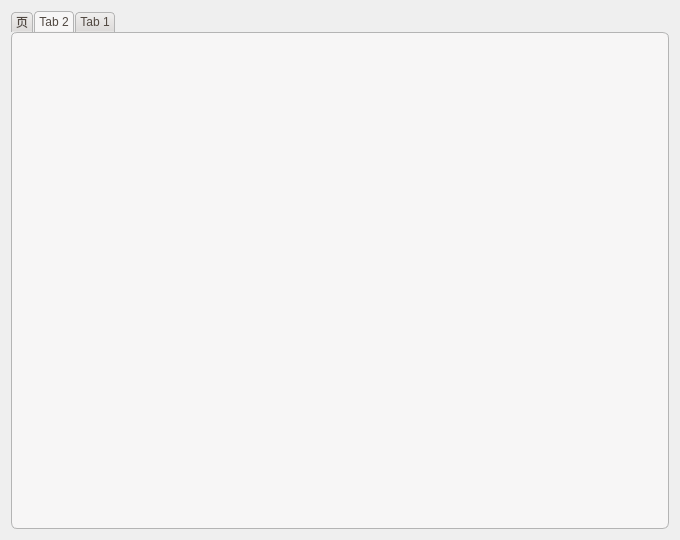
<?xml version="1.0" encoding="UTF-8"?>
<ui version="4.0">
 <class>MainWindow</class>
 <widget class="QWidget" name="MainWindow">
  <property name="geometry">
   <rect>
    <x>0</x>
    <y>0</y>
    <width>680</width>
    <height>540</height>
   </rect>
  </property>
  <property name="minimumSize">
   <size>
    <width>680</width>
    <height>540</height>
   </size>
  </property>
  <property name="maximumSize">
   <size>
    <width>680</width>
    <height>540</height>
   </size>
  </property>
  <property name="windowTitle">
   <string>Form</string>
  </property>
  <property name="styleSheet">
   <string notr="true">
QMainWindow {
	background-color:#f0f0f0;
}
QCheckBox {
	padding:2px;
}
QCheckBox:hover {
	border-radius:4px;
	border-style:solid;
	border-width:1px;
	padding-left: 1px;
	padding-right: 1px;
	padding-bottom: 1px;
	padding-top: 1px;
	border-color: rgb(255,150,60);
	background-color:qlineargradient(spread:pad, x1:0.5, y1:1, x2:0.5, y2:0, stop:0 rgba(190, 90, 50, 50), stop:1 rgba(250, 130, 40, 50));
}
QCheckBox::indicator:checked {
	border-radius:4px;
	border-style:solid;
	border-width:1px;
	border-color: rgb(246, 134, 86);
  	background-color:rgb(246, 134, 86)
}
QCheckBox::indicator:unchecked {
	border-radius:4px;
	border-style:solid;
	border-width:1px;
	border-color:rgb(246, 134, 86);
  	background-color:rgb(255,255,255);
}
QColorDialog {
	background-color:#f0f0f0;
}
QComboBox {
	color:rgb(81,72,65);
	background: #ffffff;
}
QComboBox:editable {
	background: #ffffff;
	color: rgb(81,72,65);
	selection-color:rgb(81,72,65);
	selection-background-color: #ffffff;
}
QComboBox QAbstractItemView {
	color:rgb(81,72,65);	
	background: #ffffff;
	selection-color: #ffffff;
	selection-background-color: rgb(246, 134, 86);
}
QComboBox:!editable:on, QComboBox::drop-down:editable:on {
	color:  #1e1d23;	
	background: #ffffff;
}
QDateTimeEdit {
	color:rgb(81,72,65);
	background-color: #ffffff;
}
QDateEdit {
	color:rgb(81,72,65);
	background-color: #ffffff;
}
QDialog {
	background-color:#f0f0f0;
}
QDoubleSpinBox {
	color:rgb(81,72,65);
	background-color: #ffffff;
}
QFontComboBox {
	color:rgb(81,72,65);
	background-color: #ffffff;
}
QLabel {
	color:rgb(17,17,17);
}
QLineEdit {
	background-color:rgb(255,255,255);
	selection-background-color:rgb(236,116,64);
	color:rgb(17,17,17);
}
QMenuBar {
	color:rgb(223,219,210);
	background-color:rgb(65,64,59);
}
QMenuBar::item {
	padding-top:4px;
	padding-left:4px;
	padding-right:4px;
	color:rgb(223,219,210);
	background-color:rgb(65,64,59);
}
QMenuBar::item:selected {
	color:rgb(255,255,255);
	padding-top:2px;
	padding-left:2px;
	padding-right:2px;
	border-top-width:2px;
	border-left-width:2px;
	border-right-width:2px;
	border-top-right-radius:4px;
	border-top-left-radius:4px;
	border-style:solid;
	background-color:rgb(65,64,59);
	border-top-color: rgb(47,47,44);
	border-right-color: qlineargradient(spread:pad, x1:0, y1:1, x2:1, y2:0, stop:0 rgba(90, 87, 78, 255), stop:1 rgba(47,47,44, 255));
	border-left-color:  qlineargradient(spread:pad, x1:1, y1:0, x2:0, y2:0, stop:0 rgba(90, 87, 78, 255), stop:1 rgba(47,47,44, 255));
}
QMenu {
	color:rgb(223,219,210);
	background-color:rgb(65,64,59);
}
QMenu::item {
	color:rgb(223,219,210);
	padding-left:20px;
	padding-top:4px;
	padding-bottom:4px;
	padding-right:10px;
}
QMenu::item:selected {
	color:rgb(255,255,255);
	background-color: qlineargradient(spread:pad, x1:0.5, y1:1, x2:0.5, y2:0, stop:0 rgba(225, 108, 54, 255), stop:1 rgba(246, 134, 86, 255));
	border-style:solid;
	border-width:3px;
	padding-left:17px;
	padding-top:4px;
	padding-bottom:4px;
	padding-right:7px;
	border-bottom-color:qlineargradient(spread:pad, x1:0.5, y1:1, x2:0.5, y2:0, stop:0 rgba(175,85,48,255), stop:1 rgba(236,114,67, 255));
	border-top-color:qlineargradient(spread:pad, x1:0.5, y1:1, x2:0.5, y2:0, stop:0 rgba(253,156,113,255), stop:1 rgba(205,90,46, 255));
	border-right-color:qlineargradient(spread:pad, x1:0, y1:0.5, x2:1, y2:0.5, stop:0 rgba(253,156,113,255), stop:1 rgba(205,90,46, 255));
	border-left-color:qlineargradient(spread:pad, x1:1, y1:0.5, x2:0, y2:0.5, stop:0 rgba(253,156,113,255), stop:1 rgba(205,90,46, 255));
}
QPlainTextEdit {
	border-width: 1px;
	border-style: solid;
	border-color:transparent;
	color:rgb(17,17,17);
	selection-background-color:rgb(236,116,64);
}
QProgressBar {
	text-align: center;
	color: rgb(0, 0, 0);
	border-width: 1px; 
	border-radius: 10px;
	border-style: inset;
	border-color: rgb(150,150,150);
	background-color:rgb(221,221,219);
}
QProgressBar::chunk:horizontal {
	background-color: qlineargradient(spread:pad, x1:0.5, y1:1, x2:0.5, y2:0, stop:0 rgba(225, 108, 54, 255), stop:1 rgba(246, 134, 86, 255));
	border-style: solid;
	border-radius:8px;
	border-width:1px;
	border-bottom-color:qlineargradient(spread:pad, x1:0.5, y1:1, x2:0.5, y2:0, stop:0 rgba(175,85,48,255), stop:1 rgba(236,114,67, 255));
	border-top-color:qlineargradient(spread:pad, x1:0.5, y1:1, x2:0.5, y2:0, stop:0 rgba(253,156,113,255), stop:1 rgba(205,90,46, 255));
	border-right-color:qlineargradient(spread:pad, x1:0, y1:0.5, x2:1, y2:0.5, stop:0 rgba(253,156,113,255), stop:1 rgba(205,90,46, 255));
	border-left-color:qlineargradient(spread:pad, x1:1, y1:0.5, x2:0, y2:0.5, stop:0 rgba(253,156,113,255), stop:1 rgba(205,90,46, 255));
}
QPushButton{
	color:rgb(17,17,17);
	border-width: 1px;
	border-radius: 6px;
	border-bottom-color: rgb(150,150,150);
	border-right-color: rgb(165,165,165);
	border-left-color: rgb(165,165,165);
	border-top-color: rgb(180,180,180);
	border-style: solid;
	padding: 4px;
	background-color: qlineargradient(spread:pad, x1:0.5, y1:1, x2:0.5, y2:0, stop:0 rgba(220, 220, 220, 255), stop:1 rgba(255, 255, 255, 255));
}
QPushButton:hover{
	color:rgb(17,17,17);
	border-width: 1px;
	border-radius:6px;
	border-top-color: rgb(255,150,60);
	border-right-color: qlineargradient(spread:pad, x1:0, y1:1, x2:1, y2:0, stop:0 rgba(200, 70, 20, 255), stop:1 rgba(255,150,60, 255));
	border-left-color:  qlineargradient(spread:pad, x1:1, y1:0, x2:0, y2:0, stop:0 rgba(200, 70, 20, 255), stop:1 rgba(255,150,60, 255));
	border-bottom-color: rgb(200,70,20);
	border-style: solid;
	padding: 2px;
	background-color: qlineargradient(spread:pad, x1:0.5, y1:1, x2:0.5, y2:0, stop:0 rgba(220, 220, 220, 255), stop:1 rgba(255, 255, 255, 255));
}
QPushButton:default{
	color:rgb(17,17,17);
	border-width: 1px;
	border-radius:6px;
	border-top-color: rgb(255,150,60);
	border-right-color: qlineargradient(spread:pad, x1:0, y1:1, x2:1, y2:0, stop:0 rgba(200, 70, 20, 255), stop:1 rgba(255,150,60, 255));
	border-left-color:  qlineargradient(spread:pad, x1:1, y1:0, x2:0, y2:0, stop:0 rgba(200, 70, 20, 255), stop:1 rgba(255,150,60, 255));
	border-bottom-color: rgb(200,70,20);
	border-style: solid;
	padding: 2px;
	background-color: qlineargradient(spread:pad, x1:0.5, y1:1, x2:0.5, y2:0, stop:0 rgba(220, 220, 220, 255), stop:1 rgba(255, 255, 255, 255));
}
QPushButton:pressed{
	color:rgb(17,17,17);
	border-width: 1px;
	border-radius: 6px;
	border-width: 1px;
	border-top-color: rgba(255,150,60,200);
	border-right-color: qlineargradient(spread:pad, x1:0, y1:1, x2:1, y2:0, stop:0 rgba(200, 70, 20, 255), stop:1 rgba(255,150,60, 200));
	border-left-color:  qlineargradient(spread:pad, x1:1, y1:0, x2:0, y2:0, stop:0 rgba(200, 70, 20, 255), stop:1 rgba(255,150,60, 200));
	border-bottom-color: rgba(200,70,20,200);
	border-style: solid;
	padding: 2px;
	background-color: qlineargradient(spread:pad, x1:0.5, y1:0, x2:0.5, y2:1, stop:0 rgba(220, 220, 220, 255), stop:1 rgba(255, 255, 255, 255));
}
QPushButton:disabled{
	color:rgb(174,167,159);
	border-width: 1px;
	border-radius: 6px;
	background-color: qlineargradient(spread:pad, x1:0.5, y1:1, x2:0.5, y2:0, stop:0 rgba(200, 200, 200, 255), stop:1 rgba(230, 230, 230, 255));
}
QRadioButton {
	padding: 1px;
}
QRadioButton::indicator:checked {
	height: 10px;
	width: 10px;
	border-style:solid;
	border-radius:5px;
	border-width: 1px;
	border-color: rgba(246, 134, 86, 255);
	color: #a9b7c6;
	background-color:rgba(246, 134, 86, 255);
}
QRadioButton::indicator:!checked {
	height: 10px;
	width: 10px;
	border-style:solid;
	border-radius:5px;
	border-width: 1px;
	border-color: rgb(246, 134, 86);
	color: #a9b7c6;
	background-color: transparent;
}
QScrollArea {
	color: #FFFFFF;
	background-color:#f0f0f0;
}
QSlider::groove {
	border-style: solid;
	border-width: 1px;
	border-color: rgb(207,207,207);
}
QSlider::groove:horizontal {
	height: 5px;
	background: rgb(246, 134, 86);
}
QSlider::groove:vertical {
	width: 5px;
	background: rgb(246, 134, 86);
}
QSlider::handle:horizontal {
	background: rgb(253,253,253);
	border-style: solid;
	border-width: 1px;
	border-color: rgb(207,207,207);
	width: 12px;
	margin: -5px 0;
	border-radius: 7px;
}
QSlider::handle:vertical {
	background: rgb(253,253,253);
	border-style: solid;
	border-width: 1px;
	border-color: rgb(207,207,207);
	height: 12px;
	margin: 0 -5px;
	border-radius: 7px;
}
QSlider::add-page:horizontal {
 	background: white;
}
QSlider::add-page:vertical {
	background: white;
}
QSlider::sub-page:horizontal {
	background: rgb(246, 134, 86);
}
QSlider::sub-page:vertical {
  	background: rgb(246, 134, 86);
}
QStatusBar {
	color:rgb(81,72,65);
}
QSpinBox {
	color:rgb(81,72,65);
	background-color: #ffffff;
}
QScrollBar:horizontal {
	max-height: 20px;
	border: 1px transparent grey;
	margin: 0px 20px 0px 20px;
}
QScrollBar::handle:horizontal {
	background: rgb(253,253,253);
	border-style: solid;
	border-width: 1px;
	border-color: rgb(207,207,207);
	border-radius: 7px;
	min-width: 25px;
}
QScrollBar::handle:horizontal:hover {
	background: rgb(253,253,253);
	border-style: solid;
	border-width: 1px;
	border-color: rgb(255,150,60);
	border-radius: 7px;
	min-width: 25px;
}
QScrollBar::add-line:horizontal {
  	border: 1px solid;
  	border-color: rgb(207,207,207);
  	border-top-right-radius: 7px;
  	border-top-left-radius: 7px;
  	border-bottom-right-radius: 7px;
  	background: rgb(255, 255, 255);
  	width: 20px;
  	subcontrol-position: right;
  	subcontrol-origin: margin;
}
QScrollBar::add-line:horizontal:hover {
  	border: 1px solid;
  	border-top-right-radius: 7px;
  	border-top-left-radius: 7px;
  	border-bottom-right-radius: 7px;
  	border-color: rgb(255,150,60);
  	background: rgb(255, 255, 255);
  	width: 20px;
  	subcontrol-position: right;
  	subcontrol-origin: margin;
}
QScrollBar::add-line:horizontal:pressed {
  	border: 1px solid grey;
  	border-top-left-radius: 7px;
  	border-top-right-radius: 7px;
  	border-bottom-right-radius: 7px;
  	background: rgb(231,231,231);
  	width: 20px;
  	subcontrol-position: right;
  	subcontrol-origin: margin;
}
QScrollBar::sub-line:horizontal {
  	border: 1px solid;
  	border-color: rgb(207,207,207);
  	border-top-right-radius: 7px;
  	border-top-left-radius: 7px;
  	border-bottom-left-radius: 7px;
  	background: rgb(255, 255, 255);
  	width: 20px;
  	subcontrol-position: left;
  	subcontrol-origin: margin;
}
QScrollBar::sub-line:horizontal:hover {
  	border: 1px solid;
  	border-color: rgb(255,150,60);
  	border-top-right-radius: 7px;
  	border-top-left-radius: 7px;
  	border-bottom-left-radius: 7px;
  	background: rgb(255, 255, 255);
  	width: 20px;
  	subcontrol-position: left;
  	subcontrol-origin: margin;
}
QScrollBar::sub-line:horizontal:pressed {
  	border: 1px solid grey;
  	border-top-right-radius: 7px;
  	border-top-left-radius: 7px;
  	border-bottom-left-radius: 7px;
  	background: rgb(231,231,231);
  	width: 20px;
  	subcontrol-position: left;
  	subcontrol-origin: margin;
}
QScrollBar::left-arrow:horizontal {
  	border: 1px transparent grey;
  	border-top-left-radius: 3px;
  	border-bottom-left-radius: 3px;
  	width: 6px;
  	height: 6px;
  	background: rgb(230,230,230);
}
QScrollBar::right-arrow:horizontal {
	border: 1px transparent grey;
	border-top-right-radius: 3px;
	border-bottom-right-radius: 3px;
  	width: 6px;
  	height: 6px;
 	background: rgb(230,230,230);
}
QScrollBar::add-page:horizontal, QScrollBar::sub-page:horizontal {
 	background: none;
} 
QScrollBar:vertical {
	max-width: 20px;
	border: 1px transparent grey;
	margin: 20px 0px 20px 0px;
}
QScrollBar::add-line:vertical {
	border: 1px solid;
	border-color: rgb(207,207,207);
	border-bottom-right-radius: 7px;
	border-bottom-left-radius: 7px;
	border-top-left-radius: 7px;
	background: rgb(255, 255, 255);
  	height: 20px;
  	subcontrol-position: bottom;
  	subcontrol-origin: margin;
}
QScrollBar::add-line:vertical:hover {
  	border: 1px solid;
  	border-color: rgb(255,150,60);
  	border-bottom-right-radius: 7px;
  	border-bottom-left-radius: 7px;
  	border-top-left-radius: 7px;
  	background: rgb(255, 255, 255);
  	height: 20px;
  	subcontrol-position: bottom;
  	subcontrol-origin: margin;
}
QScrollBar::add-line:vertical:pressed {
  	border: 1px solid grey;
  	border-bottom-left-radius: 7px;
  	border-bottom-right-radius: 7px;
  	border-top-left-radius: 7px;
  	background: rgb(231,231,231);
  	height: 20px;
  	subcontrol-position: bottom;
  	subcontrol-origin: margin;
}
QScrollBar::sub-line:vertical {
  	border: 1px solid;
  	border-color: rgb(207,207,207);
  	border-top-right-radius: 7px;
  	border-top-left-radius: 7px;
  	border-bottom-left-radius: 7px;
  	background: rgb(255, 255, 255);
  	height: 20px;
  	subcontrol-position: top;
  	subcontrol-origin: margin;
}
QScrollBar::sub-line:vertical:hover {
  	border: 1px solid;
  	border-color: rgb(255,150,60);
  	border-top-right-radius: 7px;
  	border-top-left-radius: 7px;
  	border-bottom-left-radius: 7px;
	background: rgb(255, 255, 255);
  	height: 20px;
  	subcontrol-position: top;
  	subcontrol-origin: margin;
}
QScrollBar::sub-line:vertical:pressed {
  	border: 1px solid grey;
  	border-top-left-radius: 7px;
  	border-top-right-radius: 7px;
  	background: rgb(231,231,231);
 	height: 20px;
  	subcontrol-position: top;
  	subcontrol-origin: margin;
}
QScrollBar::handle:vertical {
	background: rgb(253,253,253);
	border-style: solid;
	border-width: 1px;
	border-color: rgb(207,207,207);
	border-radius: 7px;
	min-height: 25px;
}
QScrollBar::handle:vertical:hover {
	background: rgb(253,253,253);
	border-style: solid;
	border-width: 1px;
	border-color: rgb(255,150,60);
	border-radius: 7px;
	min-height: 25px;
}
QScrollBar::up-arrow:vertical {
	border: 1px transparent grey;
  	border-top-left-radius: 3px;
	border-top-right-radius: 3px;
  	width: 6px;
  	height: 6px;
  	background: rgb(230,230,230);
}
QScrollBar::down-arrow:vertical {
  	border: 1px transparent grey;
  	border-bottom-left-radius: 3px;
  	border-bottom-right-radius: 3px;
  	width: 6px;
  	height: 6px;
  	background: rgb(230,230,230);
}
QScrollBar::add-page:vertical, QScrollBar::sub-page:vertical {
  	background: none;
}
QTabWidget {
	color:rgb(0,0,0);
	background-color:rgb(247,246,246);
}
QTabWidget::pane {
	border-color: rgb(180,180,180);
	background-color:rgb(247,246,246);
	border-style: solid;
	border-width: 1px;
  	border-radius: 6px;
}
QTabBar::tab {
	padding-left:4px;
	padding-right:4px;
	padding-bottom:2px;
	padding-top:2px;
	color:rgb(81,72,65);
  	background-color: qlineargradient(spread:pad, x1:0.5, y1:1, x2:0.5, y2:0, stop:0 rgba(221,218,217,255), stop:1 rgba(240,239,238,255));
	border-style: solid;
	border-width: 1px;
  	border-top-right-radius:4px;
	border-top-left-radius:4px;
	border-top-color: rgb(180,180,180);
	border-left-color: rgb(180,180,180);
	border-right-color: rgb(180,180,180);
	border-bottom-color: transparent;
}
QTabBar::tab:selected, QTabBar::tab:last:selected, QTabBar::tab:hover {
  	background-color:rgb(247,246,246);
  	margin-left: 0px;
  	margin-right: 1px;
}
QTabBar::tab:!selected {
	margin-top: 1px;
	margin-right: 1px;
}
QTextEdit {
	border-width: 1px;
	border-style: solid;
	border-color:transparent;
	color:rgb(17,17,17);
	selection-background-color:rgb(236,116,64);
}
QTimeEdit {
	color:rgb(81,72,65);
	background-color: #ffffff;
}
QToolBox {
	color:rgb(81,72,65);
	background-color: #ffffff;
}
QToolBox::tab {
	color:rgb(81,72,65);
	background-color: #ffffff;
}
QToolBox::tab:selected {
	color:rgb(81,72,65);
	background-color: #ffffff;
}
</string>
  </property>
  <layout class="QVBoxLayout" name="verticalLayout_2">
   <item>
    <widget class="QTabWidget" name="tabWidget">
     <property name="currentIndex">
      <number>1</number>
     </property>
     <widget class="QWidget" name="tab_3">
      <attribute name="title">
       <string>页</string>
      </attribute>
      <layout class="QVBoxLayout" name="verticalLayout_3">
       <item>
        <layout class="QHBoxLayout" name="horizontalLayout_4">
         <item>
          <widget class="QDateTimeEdit" name="startTimeEdit">
           <property name="contextMenuPolicy">
            <enum>Qt::DefaultContextMenu</enum>
           </property>
           <property name="buttonSymbols">
            <enum>QAbstractSpinBox::UpDownArrows</enum>
           </property>
           <property name="dateTime">
            <datetime>
             <hour>0</hour>
             <minute>0</minute>
             <second>0</second>
             <year>2020</year>
             <month>10</month>
             <day>10</day>
            </datetime>
           </property>
           <property name="date">
            <date>
             <year>2020</year>
             <month>10</month>
             <day>10</day>
            </date>
           </property>
           <property name="maximumDateTime">
            <datetime>
             <hour>23</hour>
             <minute>59</minute>
             <second>59</second>
             <year>2030</year>
             <month>11</month>
             <day>6</day>
            </datetime>
           </property>
           <property name="minimumDateTime">
            <datetime>
             <hour>0</hour>
             <minute>0</minute>
             <second>0</second>
             <year>2020</year>
             <month>4</month>
             <day>20</day>
            </datetime>
           </property>
           <property name="maximumDate">
            <date>
             <year>2030</year>
             <month>11</month>
             <day>6</day>
            </date>
           </property>
           <property name="currentSection">
            <enum>QDateTimeEdit::MonthSection</enum>
           </property>
           <property name="calendarPopup">
            <bool>true</bool>
           </property>
          </widget>
         </item>
         <item>
          <widget class="QLabel" name="label_2">
           <property name="text">
            <string>To</string>
           </property>
          </widget>
         </item>
         <item>
          <widget class="QDateTimeEdit" name="endTimeEdit">
           <property name="currentSection">
            <enum>QDateTimeEdit::MonthSection</enum>
           </property>
           <property name="calendarPopup">
            <bool>true</bool>
           </property>
          </widget>
         </item>
         <item>
          <spacer name="horizontalSpacer">
           <property name="orientation">
            <enum>Qt::Horizontal</enum>
           </property>
           <property name="sizeHint" stdset="0">
            <size>
             <width>40</width>
             <height>20</height>
            </size>
           </property>
          </spacer>
         </item>
        </layout>
       </item>
       <item>
        <widget class="QTableView" name="tableView"/>
       </item>
       <item>
        <layout class="QHBoxLayout" name="horizontalLayout_3">
         <item>
          <spacer name="horizontalSpacer_2">
           <property name="orientation">
            <enum>Qt::Horizontal</enum>
           </property>
           <property name="sizeHint" stdset="0">
            <size>
             <width>40</width>
             <height>20</height>
            </size>
           </property>
          </spacer>
         </item>
         <item>
          <widget class="QPushButton" name="deleteBtn">
           <property name="text">
            <string>delete</string>
           </property>
          </widget>
         </item>
         <item>
          <widget class="QPushButton" name="exportBtn">
           <property name="text">
            <string>export</string>
           </property>
          </widget>
         </item>
         <item>
          <widget class="QPushButton" name="updateTableBtn">
           <property name="text">
            <string>update</string>
           </property>
          </widget>
         </item>
        </layout>
       </item>
      </layout>
     </widget>
     <widget class="QWidget" name="tab_2">
      <attribute name="title">
       <string>Tab 2</string>
      </attribute>
      <layout class="QVBoxLayout" name="verticalLayout_4">
       <item>
        <widget class="QWidget" name="virualWgt" native="true"/>
       </item>
      </layout>
     </widget>
     <widget class="QWidget" name="tab">
      <attribute name="title">
       <string>Tab 1</string>
      </attribute>
      <layout class="QHBoxLayout" name="horizontalLayout_2">
       <item>
        <layout class="QVBoxLayout" name="verticalLayout">
         <item>
          <widget class="QTextEdit" name="radioEdit"/>
         </item>
         <item>
          <layout class="QHBoxLayout" name="horizontalLayout">
           <item>
            <widget class="QComboBox" name="portBox"/>
           </item>
           <item>
            <widget class="QPushButton" name="cornectBtn">
             <property name="text">
              <string>connect</string>
             </property>
            </widget>
           </item>
           <item>
            <widget class="QPushButton" name="refreshBtn">
             <property name="text">
              <string>refresh</string>
             </property>
            </widget>
           </item>
           <item>
            <widget class="QPushButton" name="breakBtn">
             <property name="text">
              <string>disconnect</string>
             </property>
            </widget>
           </item>
           <item>
            <widget class="QPushButton" name="clearBtn">
             <property name="text">
              <string>clear up</string>
             </property>
            </widget>
           </item>
          </layout>
         </item>
        </layout>
       </item>
      </layout>
     </widget>
    </widget>
   </item>
  </layout>
 </widget>
 <resources/>
 <connections/>
</ui>
